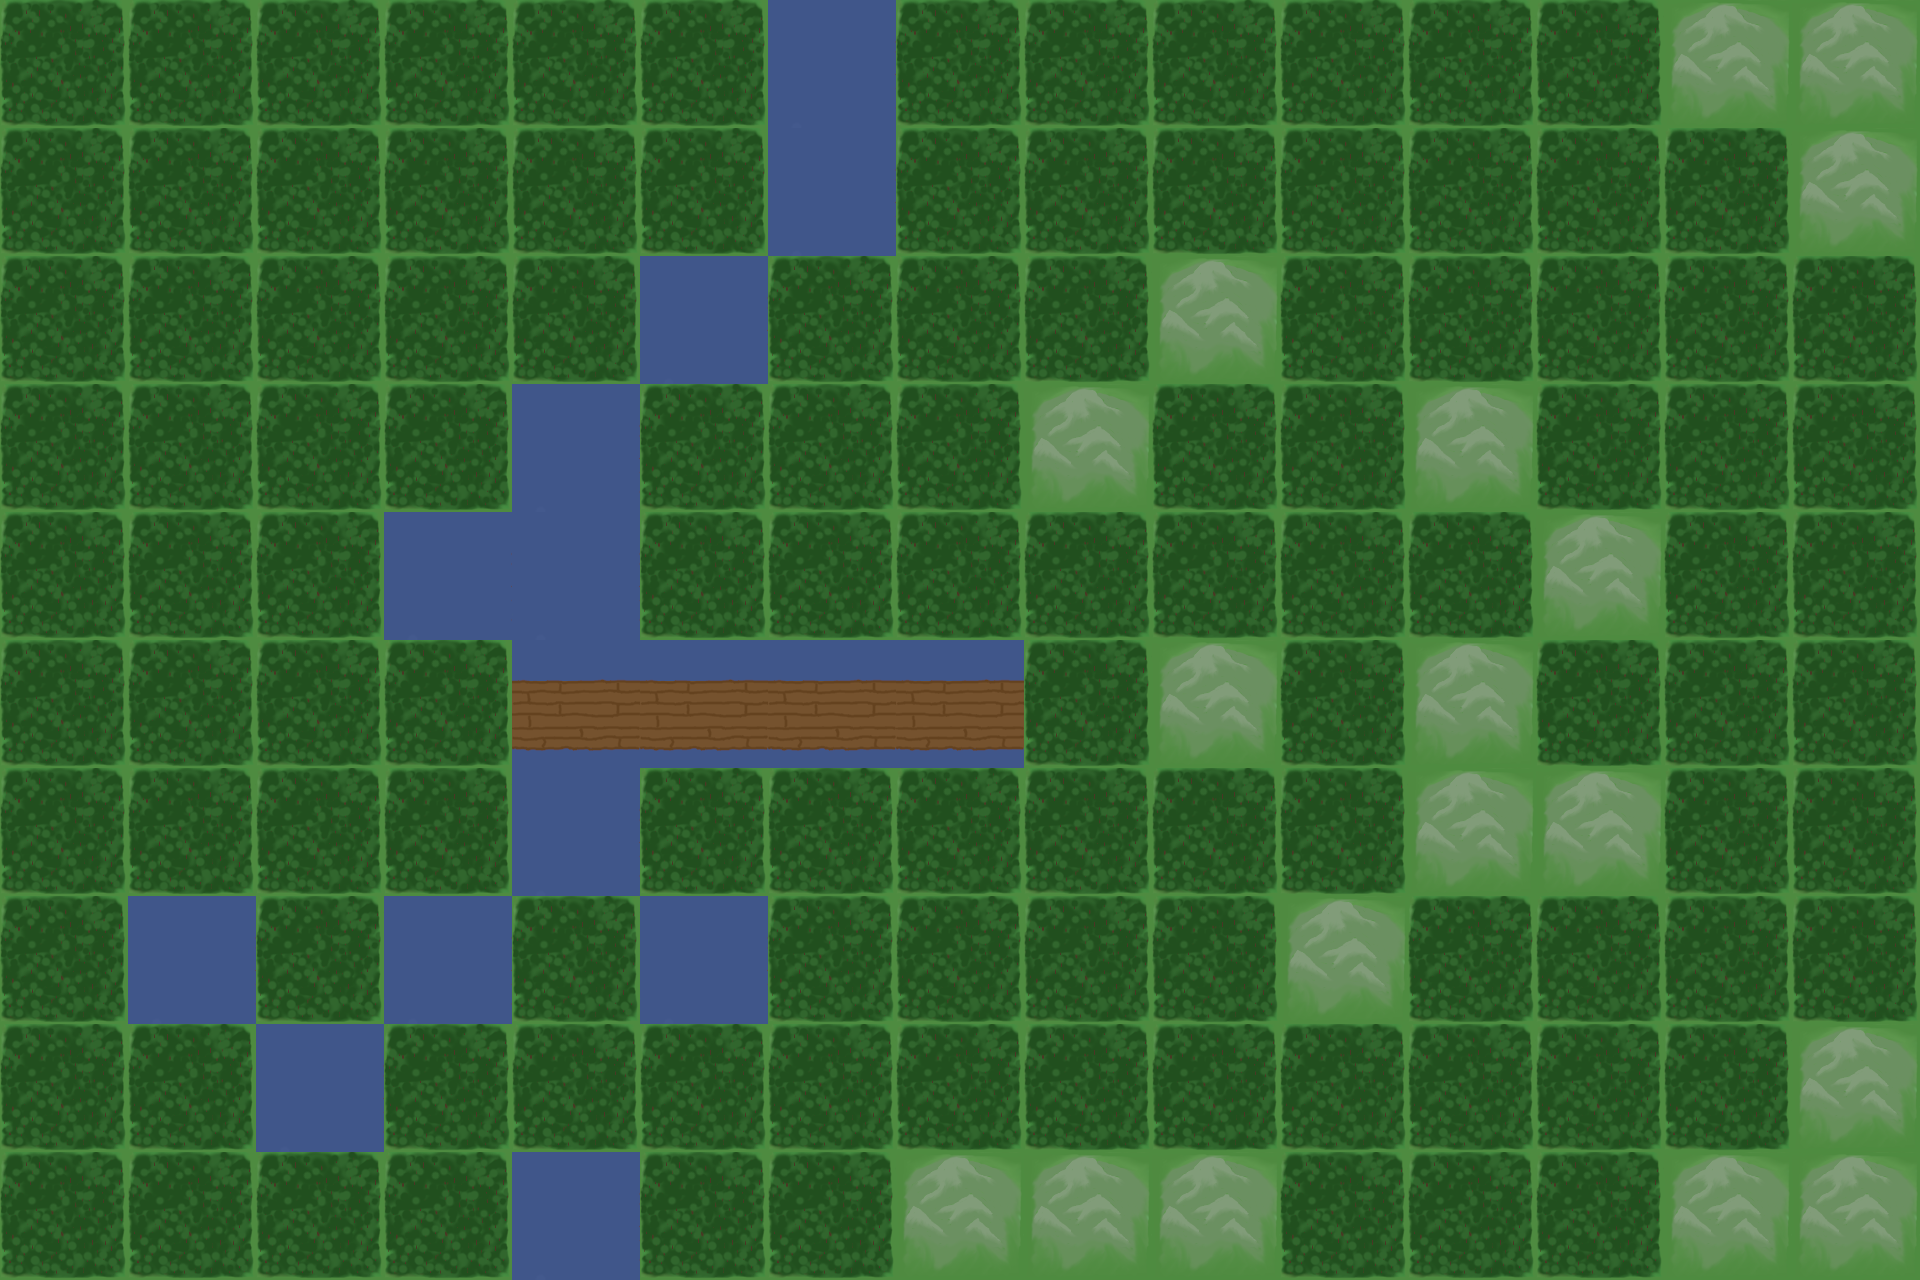

Tiled map render using the project's own tile images. Description and the whole map definition, tile-layer contents included, below:
An orthogonal 15x10 tile map with 128x128 px tiles, 1 tile layer (Warstwa Kafelków 1).

<map version="1.2" tiledversion="1.3.4" orientation="orthogonal" renderorder="right-down" width="15" height="10" tilewidth="128" tileheight="128" infinite="0" nextlayerid="2" nextobjectid="1">
 <tileset firstgid="1" source="tileset.tsx" />
 <layer id="1" name="Warstwa Kafelków 1" width="15" height="10">
  <data encoding="csv">
2,2,2,2,2,2,4,2,2,2,2,2,2,3,3,
2,2,2,2,2,2,4,2,2,2,2,2,2,2,3,
2,2,2,2,2,4,2,2,2,3,2,2,2,2,2,
2,2,2,2,4,2,2,2,3,2,2,3,2,2,2,
2,2,2,4,4,2,2,2,2,2,2,2,3,2,2,
2,2,2,2,5,5,5,5,2,3,2,3,2,2,2,
2,2,2,2,4,2,2,2,2,2,2,3,3,2,2,
2,4,2,4,2,4,2,2,2,2,3,2,2,2,2,
2,2,4,2,2,2,2,2,2,2,2,2,2,2,3,
2,2,2,2,4,2,2,3,3,3,2,2,2,3,3
</data>
 </layer>
</map>
